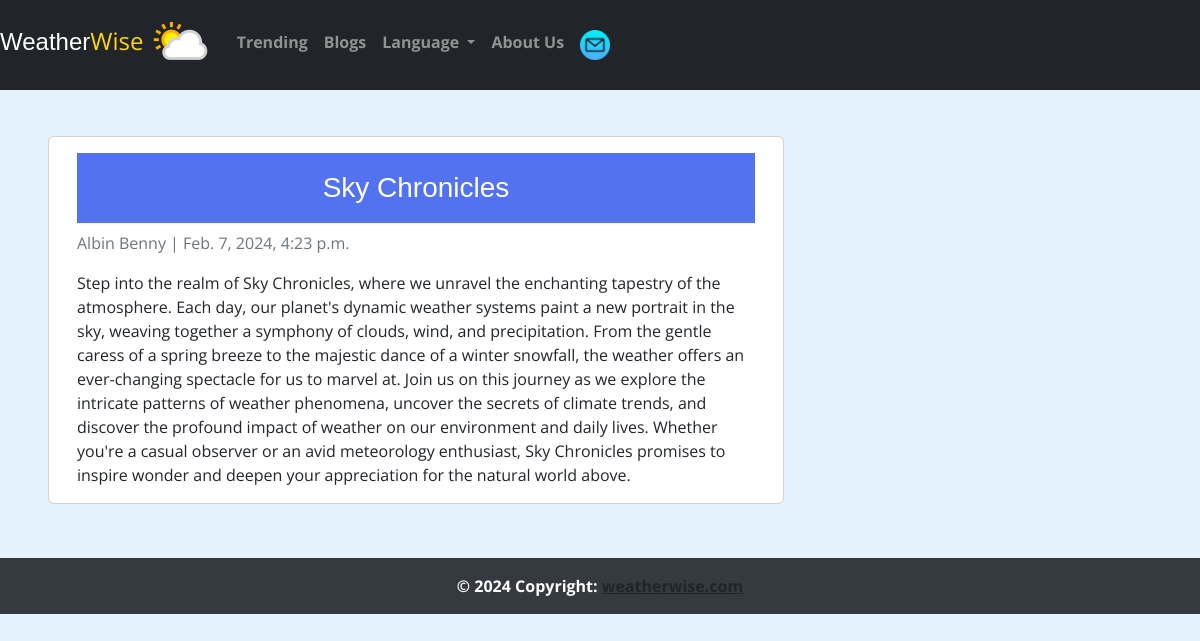
/blogs/second/, run on the app's committed database.
### blog/models.py (models this page shows, shortened)
class Post(models.Model):
  title =  models.CharField(max_length=200, unique=True)
  slug =   models.SlugField(max_length=200, unique=True)
  created_on = models.DateTimeField(auto_now_add=True)
  updated_on = models.DateTimeField(auto_now=True)
  content = models.TextField()
  status = models.IntegerField(choices=STATUS, default=0)
  class Meta:
    ordering = ['-created_on']

### blog/views.py (the view)
# urls.py: path('blogs/<slug:slug>/',  views.DetailView.as_view(), name="post_detail"),
class DetailView(generic.DetailView):
  model = Post
  template_name = 'blog/post_detail.html'

### templates/blog/post_detail.html
{% extends 'navbar.html' %}
{% block content %}
<div class="container">
  <div class="row">
    <div class="col-md-8 card mb-4  mt-3 left  top">
      <div class="card-body">
        <h1>{% block title %} {{ object.title }} {% endblock title %}</h1>
        <p class=" text-muted">Albin Benny | {{ post.created_on }}</p>
        <p class="card-text ">{{ object.content | safe }}</p>
      </div>
    </div>
  </div>
</div>
{% endblock content %}

### static/style.css (style rules this page uses)
* { margin: 0; padding: 0; box-sizing: border-box; font-family: 'Open Sans', sans-serif; }
body { background: #E3F2FD; }
h1 { background: #5372F0; font-size: 1.75rem; text-align: center; padding: 18px 0; color: #fff; }
.container { display: flex; gap: 35px; padding: 30px; }
h1, h2, h3, h4, h5, h6 { font-family: 'Arial', sans-serif; }
.text-muted { color: #6c757d !important; }

### templates/navbar.html (style rules this page uses)
h1, h2, h3, h4, h5, h6 { font-family: 'Arial', sans-serif; }
.text-muted { color: #6c757d !important; }

### data on the page
Post: title "Sky Chronicles", created_on "Feb. 7, 2024, 4:23 p.m.", content "Step into the realm of Sky Chronicles, where we unravel the enchanting tapestry of the atmosphere. Each day, our planet's dynamic weather systems paint a new portrait in the sky, weaving together a symphony of clouds, wind, and precipitation. From the gentle caress of a spring breeze to the majestic dance of a winter snowfall, the weather offers an ever-changing spectacle for us to marvel at. Join us on this journey as we explore the intricate patterns of weather phenomena, uncover the secrets of climate trends, and discover the profound impact of weather on our environment and daily lives. Whether you're a casual observer or an avid meteorology enthusiast, Sky Chronicles promises to…"
